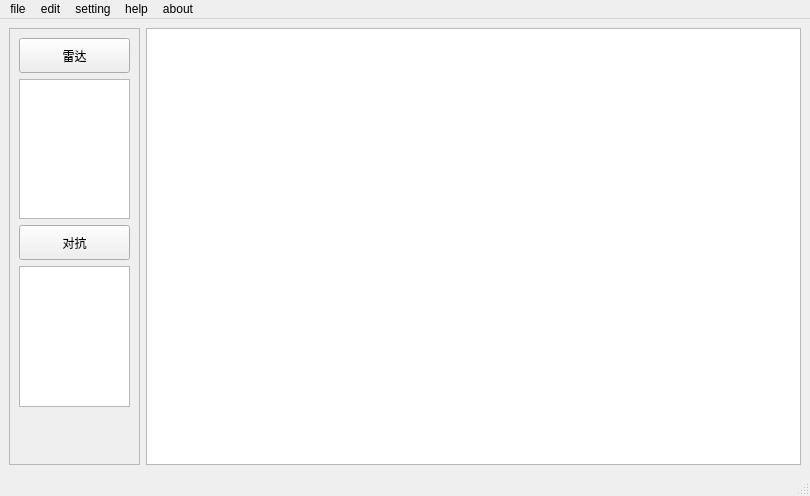
<?xml version="1.0" encoding="UTF-8"?>
<ui version="4.0">
 <class>MainWindowNew</class>
 <widget class="QMainWindow" name="MainWindowNew">
  <property name="geometry">
   <rect>
    <x>0</x>
    <y>0</y>
    <width>810</width>
    <height>496</height>
   </rect>
  </property>
  <property name="windowTitle">
   <string>MainWindow</string>
  </property>
  <widget class="QWidget" name="centralwidget">
   <layout class="QGridLayout" name="gridLayout" columnstretch="1,5">
    <item row="0" column="1">
     <widget class="QGraphicsView" name="graphicsView">
      <property name="frameShape">
       <enum>QFrame::StyledPanel</enum>
      </property>
      <property name="frameShadow">
       <enum>QFrame::Plain</enum>
      </property>
      <property name="sizeAdjustPolicy">
       <enum>QAbstractScrollArea::AdjustToContents</enum>
      </property>
     </widget>
    </item>
    <item row="0" column="0">
     <widget class="QScrollArea" name="scrollArea">
      <property name="widgetResizable">
       <bool>true</bool>
      </property>
      <widget class="QWidget" name="scrollAreaWidgetContents">
       <property name="geometry">
        <rect>
         <x>0</x>
         <y>0</y>
         <width>129</width>
         <height>431</height>
        </rect>
       </property>
       <layout class="QVBoxLayout" name="verticalLayout_2">
        <item>
         <layout class="QVBoxLayout" name="verticalLayout">
          <item>
           <widget class="QPushButton" name="RadarListButton">
            <property name="sizePolicy">
             <sizepolicy hsizetype="Minimum" vsizetype="Fixed">
              <horstretch>0</horstretch>
              <verstretch>0</verstretch>
             </sizepolicy>
            </property>
            <property name="minimumSize">
             <size>
              <width>0</width>
              <height>35</height>
             </size>
            </property>
            <property name="maximumSize">
             <size>
              <width>16777215</width>
              <height>35</height>
             </size>
            </property>
            <property name="text">
             <string>雷达</string>
            </property>
            <property name="autoDefault">
             <bool>false</bool>
            </property>
            <property name="default">
             <bool>false</bool>
            </property>
            <property name="flat">
             <bool>false</bool>
            </property>
           </widget>
          </item>
          <item>
           <widget class="DragListWidget" name="RadarListWidget">
            <property name="minimumSize">
             <size>
              <width>100</width>
              <height>50</height>
             </size>
            </property>
            <property name="maximumSize">
             <size>
              <width>100000</width>
              <height>100000</height>
             </size>
            </property>
           </widget>
          </item>
          <item>
           <widget class="QPushButton" name="ECMListButton">
            <property name="minimumSize">
             <size>
              <width>0</width>
              <height>35</height>
             </size>
            </property>
            <property name="text">
             <string>对抗</string>
            </property>
           </widget>
          </item>
          <item>
           <widget class="ECMDragListWidget" name="ECMListWidget"/>
          </item>
         </layout>
        </item>
        <item>
         <spacer name="verticalSpacer">
          <property name="orientation">
           <enum>Qt::Vertical</enum>
          </property>
          <property name="sizeHint" stdset="0">
           <size>
            <width>20</width>
            <height>150</height>
           </size>
          </property>
         </spacer>
        </item>
       </layout>
      </widget>
     </widget>
    </item>
   </layout>
  </widget>
  <widget class="QMenuBar" name="menubar">
   <property name="geometry">
    <rect>
     <x>0</x>
     <y>0</y>
     <width>810</width>
     <height>23</height>
    </rect>
   </property>
   <widget class="QMenu" name="menufile">
    <property name="title">
     <string>file</string>
    </property>
    <addaction name="actionnewFile"/>
    <addaction name="actionsaveFile"/>
   </widget>
   <widget class="QMenu" name="menuedit">
    <property name="title">
     <string>edit</string>
    </property>
   </widget>
   <widget class="QMenu" name="menusetting">
    <property name="title">
     <string>setting</string>
    </property>
   </widget>
   <widget class="QMenu" name="menuhelp">
    <property name="title">
     <string>help</string>
    </property>
   </widget>
   <widget class="QMenu" name="menuabout">
    <property name="title">
     <string>about</string>
    </property>
    <addaction name="actionabout_DPSP"/>
    <addaction name="actionabout_us"/>
   </widget>
   <addaction name="menufile"/>
   <addaction name="menuedit"/>
   <addaction name="menusetting"/>
   <addaction name="menuhelp"/>
   <addaction name="menuabout"/>
  </widget>
  <widget class="QStatusBar" name="statusBar"/>
  <action name="actionnewFile">
   <property name="text">
    <string>newFile</string>
   </property>
  </action>
  <action name="actionsaveFile">
   <property name="text">
    <string>saveFile</string>
   </property>
  </action>
  <action name="actionabout_DPSP">
   <property name="text">
    <string>about DPSP</string>
   </property>
  </action>
  <action name="actionabout_us">
   <property name="text">
    <string>about us</string>
   </property>
  </action>
 </widget>
 <customwidgets>
  <customwidget>
   <class>DragListWidget</class>
   <extends>QListWidget</extends>
   <header>draglistwidget.h</header>
  </customwidget>
  <customwidget>
   <class>ECMDragListWidget</class>
   <extends>QListWidget</extends>
   <header location="global">ecmdraglistwidget.h</header>
  </customwidget>
 </customwidgets>
 <resources/>
 <connections/>
</ui>
